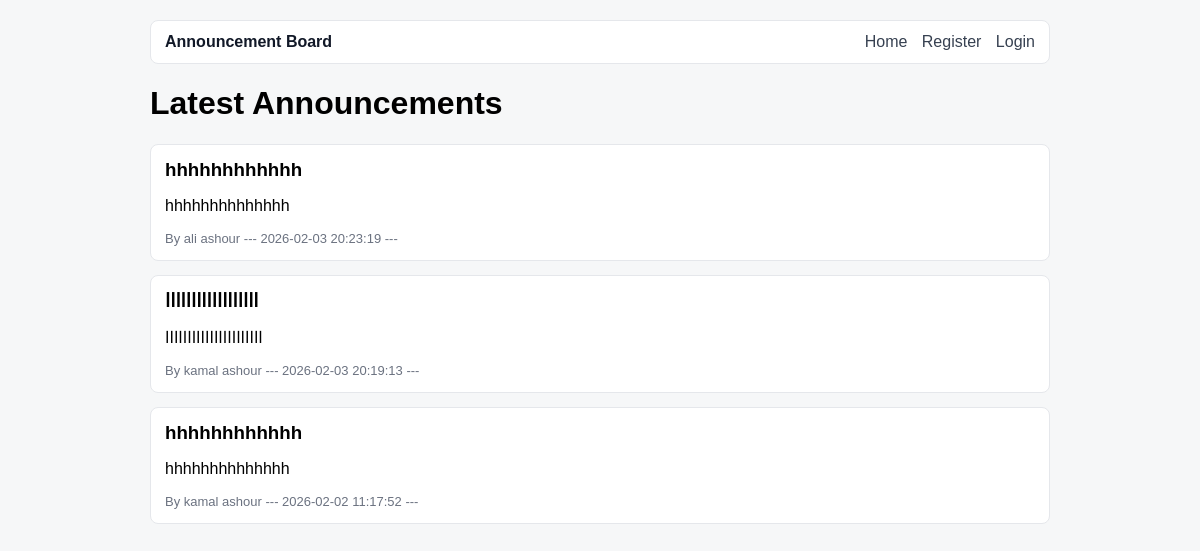
Page /announcement_system/index.php on the committed database.
### tables this page shows
CREATE TABLE `announcements` (
  `id` int(11) NOT NULL,
  `title` varchar(100) NOT NULL,
  `content` text NOT NULL,
  `created_at` timestamp NOT NULL DEFAULT current_timestamp(),
  `user_id` int(11) NOT NULL
);

CREATE TABLE `users` (
  `id` int(11) NOT NULL,
  `first_name` varchar(50) NOT NULL,
  `last_name` varchar(50) NOT NULL,
  `email` varchar(100) NOT NULL,
  `password` varchar(255) NOT NULL,
  `role` varchar(10) NOT NULL DEFAULT 'user'
);

### announcement_system/index.php (the view, shortened to what this page needs)
<?php
require_once __DIR__ . '/config/db.php';
include __DIR__ . '/partials/header.php';
$sql = "SELECT a.*, u.first_name, u.last_name
        FROM announcements a
        JOIN users u ON a.user_id = u.id
        ORDER BY a.created_at DESC
        LIMIT 10";
$result = mysqli_query($conn, $sql);
?>
<h1>Latest Announcements</h1>
<?php if (!$result || mysqli_num_rows($result) == 0): ?>
        <div class="card">No announcements yet.</div>
<?php else : ?>
        <?php while($row = mysqli_fetch_assoc($result)): ?>
        <div class="card">
            <h3><?php echo $row['title']; ?></h3>
            <p><?php echo nl2br($row['content']); ?></p>
            <div class="meta">
                By <?php echo $row['first_name'] . ' ' . $row['last_name']; ?>
                --- <?php echo $row['created_at']; ?> ---
            </div>
        </div>
    <?php endwhile; ?>
<?php endif; ?>

### announcement_system/style.css (style rules this page uses)
body { font-family: Arial, sans-serif; background: #f6f7f8; margin: 0; padding: 0; }
.card { background: #ffffff; border: 1px solid #e5e7eb; border-radius: 8px; padding: 14px; margin-top: 14px; }
.card h2, .card h3 { margin: 0 0 10px 0; }
.meta { color: #6b7280; font-size: 13px; }

### rows in the picture
announcements: title "hhhhhhhhhhhh", content "hhhhhhhhhhhhhh", user.first_name "ali", user.last_name "ashour", created_at "2026-02-03 20:23:19"
announcements: title "اااااااااااااااااا", content "اااااااااااااااااااااا", user.first_name "kamal", user.last_name "ashour", created_at "2026-02-03 20:19:13"
announcements: title "hhhhhhhhhhhh", content "hhhhhhhhhhhhhh", user.first_name "kamal", user.last_name "ashour", created_at "2026-02-02 11:17:52"
